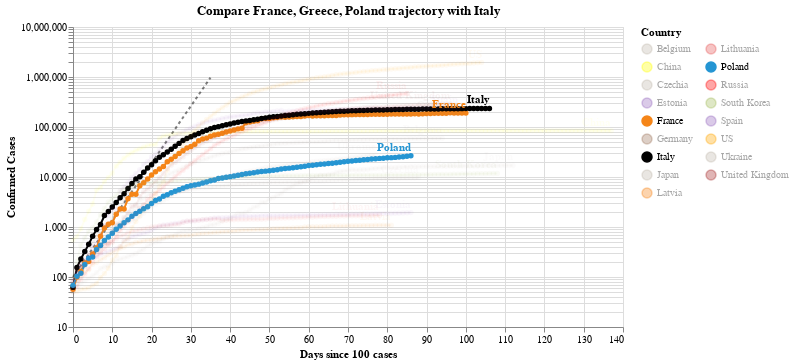

Notebook cell for this chart:
### Code cell
#hide_input
chart2 = make_since_chart(dff2, ['France', 'Greece', 'Poland'], baseline_countries)
chart2

### Figure 1 — Vega-Lite specification as saved in the notebook (floating-point values rounded to 4 significant figures; data arrays with more than 128 entries replaced by an {"elided": "..."} marker saying what was removed)
{"config": {"view": {"continuousWidth": 400, "continuousHeight": 300}}, "layer": [{"data": {"name": "data-628230001892d6798b50651be41d1b3e"}, "mark": {"type": "line", "color": "black", "opacity": 0.5, "strokeDash": [3, 3]}, "encoding": {"x": {"type": "quantitative", "field": "Days since 100 cases"}, "y": {"type": "quantitative", "field": "Confirmed Cases"}}}, {"data": {"name": "data-960c7b7d2c62b26fa156b344af1376f8"}, "mark": {"type": "line", "point": true}, "encoding": {"color": {"type": "nominal", "field": "Country", "legend": {"columns": 2}, "scale": {"domain": ["Belgium", "China", "Czechia", "Estonia", "France", "Germany", "Italy", "Japan", "Latvia", "Lithuania", "Poland", "Russia", "South Korea", "Spain", "US", "Ukraine", "United Kingdom"], "range": ["#C1B7AD", "yellow", "#C1B7AD", "#9467bd", "#F58518", "#9D755D", "black", "#C1B7AD", "#F58518", "#E45756", "#2495D3", "red", "#A1BA59", "#9467bd", "orange", "#C1B7AD", "brown"]}}, "opacity": {"condition": {"value": 1, "selection": "selector006"}, "value": 0.05}, "tooltip": [{"type": "nominal", "field": "Country"}, {"type": "temporal", "field": "Date"}, {"type": "quantitative", "field": "Confirmed Cases"}, {"type": "quantitative", "field": "Days since 100 cases"}], "x": {"type": "quantitative", "field": "Days since 100 cases"}, "y": {"type": "quantitative", "field": "Confirmed Cases", "scale": {"type": "log"}}}, "selection": {"selector006": {"type": "multi", "fields": ["Country"], "bind": "legend", "init": [{"Country": "France"}, {"Country": "Greece"}, {"Country": "Poland"}, {"Country": "Italy"}]}}, "width": 550}, {"data": {"name": "data-960c7b7d2c62b26fa156b344af1376f8"}, "mark": {"type": "text", "align": "right", "dy": -8, "fontWeight": "bold"}, "encoding": {"color": {"type": "nominal", "field": "Country", "legend": {"columns": 2}, "scale": {"domain": ["Belgium", "China", "Czechia", "Estonia", "France", "Germany", "Italy", "Japan", "Latvia", "Lithuania", "Poland", "Russia", "South Korea", "Spain", "US", "Ukraine", "United Kingdom"], "range": ["#C1B7AD", "yellow", "#C1B7AD", "#9467bd", "#F58518", "#9D755D", "black", "#C1B7AD", "#F58518", "#E45756", "#2495D3", "red", "#A1BA59", "#9467bd", "orange", "#C1B7AD", "brown"]}}, "opacity": {"condition": {"value": 1, "selection": "selector006"}, "value": 0.05}, "text": {"type": "nominal", "field": "Country"}, "tooltip": [{"type": "nominal", "field": "Country"}, {"type": "temporal", "field": "Date"}, {"type": "quantitative", "field": "Confirmed Cases"}, {"type": "quantitative", "field": "Days since 100 cases"}], "x": {"type": "quantitative", "field": "Days since 100 cases"}, "y": {"type": "quantitative", "field": "Confirmed Cases", "scale": {"type": "log"}}}, "transform": [{"filter": "(datum['Date'] >= 1591488000000)"}], "width": 550}], "title": "Compare France, Greece, Poland trajectory with Italy", "$schema": "https://vega.github.io/schema/vega-lite/v4.0.2.json", "datasets": {"data-628230001892d6798b50651be41d1b3e": [{"Days since 100 cases": 0, "Confirmed Cases": 100.0}, {"Days since 100 cases": 1, "Confirmed Cases": 130.0}, {"Days since 100 cases": 2, "Confirmed Cases": 169.0}, {"Days since 100 cases": 3, "Confirmed Cases": 219.7}, {"Days since 100 cases": 4, "Confirmed Cases": 285.6}, {"Days since 100 cases": 5, "Confirmed Cases": 371.3}, {"Days since 100 cases": 6, "Confirmed Cases": 482.7}, {"Days since 100 cases": 7, "Confirmed Cases": 627.5}, {"Days since 100 cases": 8, "Confirmed Cases": 815.7}, {"Days since 100 cases": 9, "Confirmed Cases": 1060.0}, {"Days since 100 cases": 10, "Confirmed Cases": 1379.0}, {"Days since 100 cases": 11, "Confirmed Cases": 1792.0}, {"Days since 100 cases": 12, "Confirmed Cases": 2330.0}, {"Days since 100 cases": 13, "Confirmed Cases": 3029.0}, {"Days since 100 cases": 14, "Confirmed Cases": 3937.0}, {"Days since 100 cases": 15, "Confirmed Cases": 5119.0}, {"Days since 100 cases": 16, "Confirmed Cases": 6654.0}, {"Days since 100 cases": 17, "Confirmed Cases": 8650.0}, {"Days since 100 cases": 18, "Confirmed Cases": 11250.0}, {"Days since 100 cases": 19, "Confirmed Cases": 14620.0}, {"Days since 100 cases": 20, "Confirmed Cases": 19000.0}, {"Days since 100 cases": 21, "Confirmed Cases": 24710.0}, {"Days since 100 cases": 22, "Confirmed Cases": 32120.0}, {"Days since 100 cases": 23, "Confirmed Cases": 41750.0}, {"Days since 100 cases": 24, "Confirmed Cases": 54280.0}, {"Days since 100 cases": 25, "Confirmed Cases": 70560.0}, {"Days since 100 cases": 26, "Confirmed Cases": 91730.0}, {"Days since 100 cases": 27, "Confirmed Cases": 119300.0}, {"Days since 100 cases": 28, "Confirmed Cases": 155000.0}, {"Days since 100 cases": 29, "Confirmed Cases": 201500.0}, {"Days since 100 cases": 30, "Confirmed Cases": 262000.0}, {"Days since 100 cases": 31, "Confirmed Cases": 340600.0}, {"Days since 100 cases": 32, "Confirmed Cases": 442800.0}, {"Days since 100 cases": 33, "Confirmed Cases": 575600.0}, {"Days since 100 cases": 34, "Confirmed Cases": 748300.0}, {"Days since 100 cases": 35, "Confirmed Cases": 972800.0}], "data-960c7b7d2c62b26fa156b344af1376f8": {"elided": "1652 records"}}}
